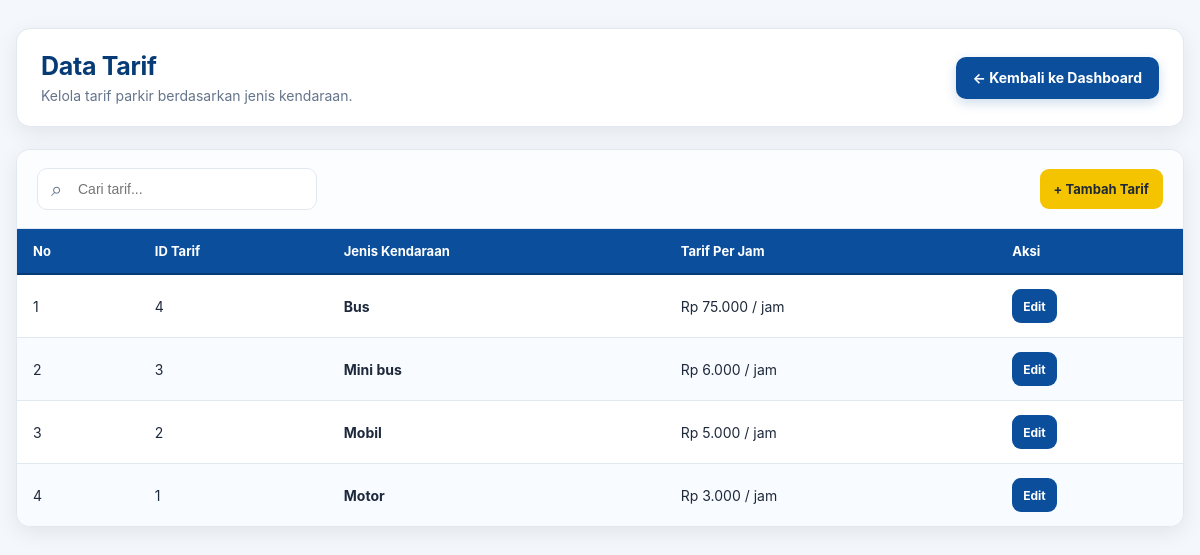
Page /tarif/tampil_tarif.php (signed in) on the committed database.
### tables this page shows
CREATE TABLE `tb_tarif` (
  `id_tarif` int(11) NOT NULL,
  `jenis_kendaraan` enum('motor','mobil','mini bus','bus') NOT NULL,
  `tarif_per_jam` decimal(10,2) NOT NULL
);

### tarif/tampil_tarif.php (the view, shortened to what this page needs)
<?php
include '../koneksi.php';
$role = $_SESSION['role'] ?? '';
if ($role === 'admin') {
    $dashboard = '../dashboard_admin.php';
} elseif ($role === 'petugas') {
    $dashboard = '../dashboard_petugas.php';
} elseif ($role === 'owner') {
    $dashboard = '../dashboard_owner.php';
} else {
    header("Location: ../index.php");
    exit;
}
$keyword = trim($_GET['keyword'] ?? '');
if ($keyword !== '') {
    $keyword_sql = mysqli_real_escape_string($koneksi, $keyword);
    $query = mysqli_query(
        $koneksi,
        "SELECT
            id_tarif,
            jenis_kendaraan,
            tarif_per_jam
         FROM tb_tarif
         WHERE
            jenis_kendaraan LIKE '%$keyword_sql%'
            OR tarif_per_jam LIKE '%$keyword_sql%'
         ORDER BY id_tarif DESC"
    );
} else {
    $query = mysqli_query(
        $koneksi,
        "SELECT
            id_tarif,
            jenis_kendaraan,
            tarif_per_jam
         FROM tb_tarif
         ORDER BY id_tarif DESC"
    );
}
$tarif = mysqli_fetch_all($query, MYSQLI_ASSOC);
?>
<!DOCTYPE html>
<html lang="id">
<head>
    <link
        rel="stylesheet"
        href="../assets/css/tabel.css"
    >
</head>
<body>
<div class="container">
    <div class="page-header">
        <div>
            <h1 class="page-title">
                Data Tarif
            </h1>
            <p class="page-subtitle">
                Kelola tarif parkir berdasarkan jenis kendaraan.
            </p>
        </div>
        <a
            href="<?= htmlspecialchars($dashboard) ?>"
            class="btn-kembali"
        >
            ← Kembali ke Dashboard
        </a>
    </div>
    <div class="table-card">
        <div class="table-toolbar">
            <div class="toolbar-left">
                <form
                    method="GET"
                    class="search-box"
                >
                    <input
                        type="text"
                        name="keyword"
                        value="<?= htmlspecialchars($keyword) ?>"
                        placeholder="Cari tarif..."
                    >
                </form>
            </div>
            <div class="toolbar-right">
                <?php if ($role === 'admin'): ?>
                    <a
                        href="tambah_tarif.php"
                        class="btn btn-warning"
                    >
                        + Tambah Tarif
                    </a>
                <?php endif; ?>
            </div>
        </div>
        <div class="table-responsive">
            <table>
                <thead>
                    <tr>
                        <th>No</th>
                        <th>ID Tarif</th>
                        <th>Jenis Kendaraan</th>
                        <th>Tarif Per Jam</th>
                        <th>Aksi</th>
                    </tr>
                </thead>
                <tbody>
                <?php if (count($tarif) > 0): ?>
                    <?php $no = 1; ?>
                    <?php foreach ($tarif as $t): ?>
                        <tr>
                            <td>
                                <?= $no++ ?>
                            </td>
                            <td>
                                <?= (int)$t['id_tarif'] ?>
                            </td>
                            <td>
                                <strong>
                                    <?= htmlspecialchars(
                                        ucfirst($t['jenis_kendaraan'])
                                    ) ?>
                                </strong>
                            </td>
                            <td>
                                Rp
                                <?= number_format(
                                    (int)$t['tarif_per_jam'],
                                    0,
                                    ',',
                                    '.'
                                ) ?>
                                / jam
                            </td>
                            <td>
                                <div class="aksi">
                                    <?php if ($role === 'admin'): ?>
                                        <a
                                            href="edit_tarif.php?id=<?= (int)$t['id_tarif'] ?>"
                                            class="btn btn-primary"
                                        >
                                            Edit
                                        </a>
                                    <?php endif; ?>
                                </div>
                            </td>
                        </tr>
                    <?php endforeach; ?>
                <?php endif; ?>
                </tbody>
            </table>
        </div>
    </div>
</div>
</body>
</html>

### assets/css/tabel.css (style rules this page uses)
:root { --biru: #0b4f9c; --biru-tua: #073b75; --biru-muda: #eaf4ff; --hijau: #198754; --hijau-muda: #eaf8f0; --kuning: #f5c400; --kuning-muda: #fff8d6; --merah: #dc3545; --merah-muda: #fff0f1; --putih: #ffffff; --abu-bg: #f4f7fb; --abu-border: #e2e8f0; --abu-text: #64748b; --text: #1e293b; --radius: 14px; --shadow: 0 6px 22px rgba(15, 23, 42, 0.08); --shadow-hover: 0 10px 28px rgba(15, 23, 42, 0.12); }
* { box-sizing: border-box; }
body { margin: 0; padding: 0; background: var(--abu-bg); color: var(--text); font-family: Inter, -apple-system, BlinkMacSystemFont, "Segoe UI", Roboto, Arial, sans-serif; }
.container { width: min(1400px, calc(100% - 32px)); margin: 0 auto; padding: 28px 0 40px; }
.page-header { display: flex; align-items: center; justify-content: space-between; gap: 20px; margin-bottom: 22px; padding: 22px 24px; background: var(--putih); border: 1px solid var(--abu-border); border-radius: var(--radius); box-shadow: var(--shadow); }
.page-title { margin: 0; color: var(--biru-tua); font-size: 25px; font-weight: 750; letter-spacing: -0.3px; }
.page-subtitle { margin: 6px 0 0; color: var(--abu-text); font-size: 14px; }
.btn-kembali { display: inline-flex; align-items: center; justify-content: center; gap: 8px; min-height: 42px; padding: 0 17px; background: var(--biru); color: #fff !important; border: none; border-radius: 10px; text-decoration: none !important; font-size: 14px; font-weight: 650; box-shadow: 0 4px 12px rgba(11, 79, 156, 0.20); transition: transform 0.2s ease, background 0.2s ease, box-shadow 0.2s ease; }
.table-card { background: var(--putih); border: 1px solid var(--abu-border); border-radius: var(--radius); box-shadow: var(--shadow); overflow: hidden; transition: box-shadow 0.2s ease; }
.table-toolbar { display: flex; align-items: center; justify-content: space-between; gap: 15px; padding: 18px 20px; border-bottom: 1px solid var(--abu-border); background: #fbfdff; }
.toolbar-left, .toolbar-right { display: flex; align-items: center; gap: 10px; }
.search-box { position: relative; width: 280px; }
.search-box input { width: 100%; height: 42px; padding: 0 14px 0 40px; border: 1px solid var(--abu-border); border-radius: 10px; outline: none; background: #fff; color: var(--text); font-size: 14px; transition: border-color 0.2s ease, box-shadow 0.2s ease; }
.search-box::before { content: "⌕"; position: absolute; left: 14px; top: 50%; transform: translateY(-52%); color: var(--abu-text); font-size: 20px; z-index: 1; }
.btn { display: inline-flex; align-items: center; justify-content: center; gap: 6px; min-height: 40px; padding: 0 14px; border: none; border-radius: 9px; text-decoration: none !important; font-size: 13px; font-weight: 650; cursor: pointer; transition: transform 0.2s ease, box-shadow 0.2s ease, background 0.2s ease; }
.btn-primary { background: var(--biru); color: #fff !important; }
.btn-warning { background: var(--kuning); color: #1f2937 !important; }
.table-responsive { width: 100%; overflow-x: auto; -webkit-overflow-scrolling: touch; }
.table-responsive table, .table-card table, .container > table { width: 100%; border-collapse: collapse; margin: 0; }
.table-responsive thead th, .table-card thead th, .container > table thead th { padding: 14px 16px; background: var(--biru); color: #fff; border-bottom: 2px solid var(--biru-tua); font-size: 13px; font-weight: 700; text-align: left; white-space: nowrap; }
.table-responsive tbody td, .table-card tbody td, .container > table tbody td { padding: 14px 16px; border-bottom: 1px solid var(--abu-border); color: var(--text); font-size: 14px; vertical-align: middle; }
.table-responsive tbody tr:nth-child(even), .table-card tbody tr:nth-child(even), .container > table tbody tr:nth-child(even) { background: #f8fbff; }
.table-responsive tbody tr:last-child td, .table-card tbody tr:last-child td, .container > table tbody tr:last-child td { border-bottom: none; }
.aksi { display: flex; align-items: center; flex-wrap: wrap; gap: 7px; }
.aksi .btn { min-height: 34px; padding: 0 11px; font-size: 12px; }

### rows in the picture
tb_tarif: id_tarif "4", jenis_kendaraan "Bus", tarif_per_jam "75.000"
tb_tarif: id_tarif "3", jenis_kendaraan "Mini bus", tarif_per_jam "6.000"
tb_tarif: id_tarif "2", jenis_kendaraan "Mobil", tarif_per_jam "5.000"
tb_tarif: id_tarif "1", jenis_kendaraan "Motor", tarif_per_jam "3.000"
